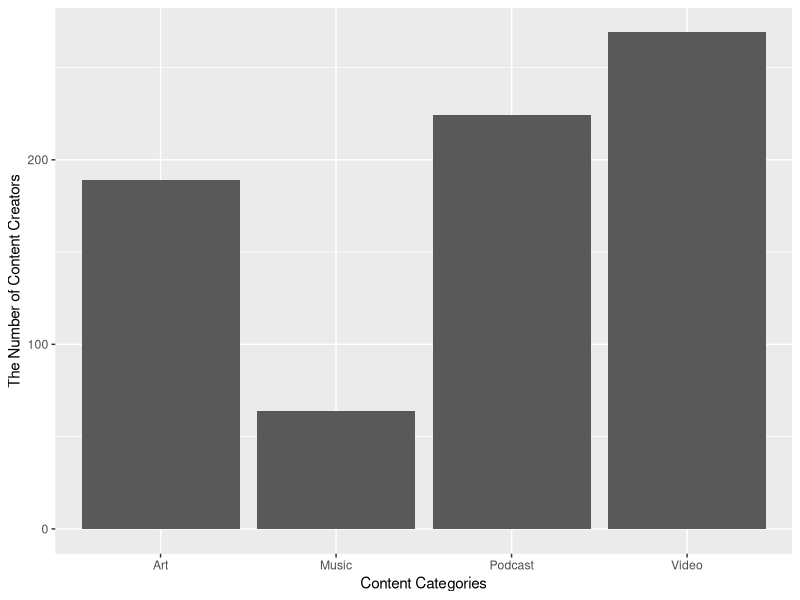
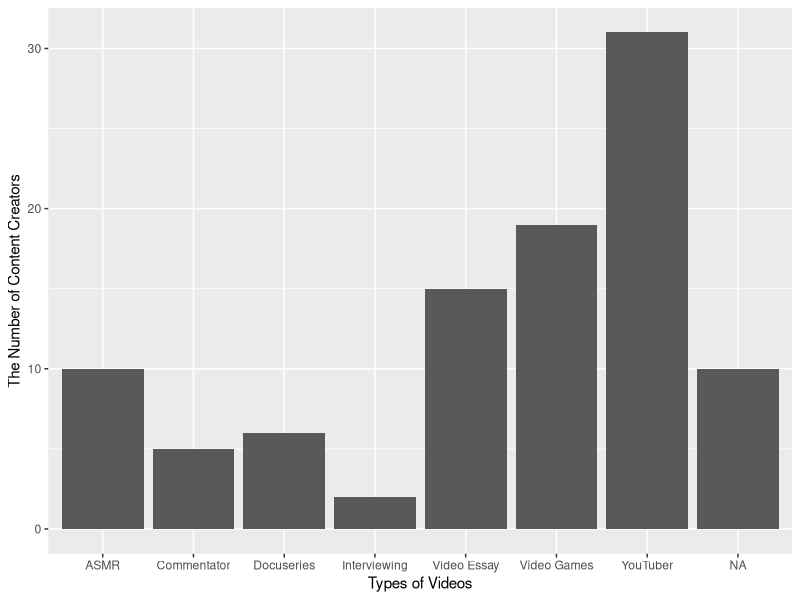

These figures' R source, in order: (Note: this script raises an error after producing the figures.)
## ---- chunk 1
library(tidyverse)
library(dplyr)
library(ggplot2)
library(lubridate)
library(stringr)
## ---- chunk 2
Final_Project_Dataset <- read_csv("../data/patreon2.csv")
## ---- chunk 3
music <- "music|house|trap|rap| R&B| classical|funk|pop|hispanic|latin|edm|rock|jazz|ukelele|guitar|piano|drum|covers|music video|Music|House| Trap| Rap| r&b| Classical| Funk| Hispanic|Classical|Funk|Pop|Hispanic|Latin|EDM|Rock|Jazz|Ukelele|Guitar|Piano|Drum|Covers|Music Video| Music Video|MUSIC" 
art <- "art|tutorials|sculpt|paint|render|3D| comic|animation|cartoons|cartoon|NSFW|18+|adult|porn|Porn|Adult|nsfw|18|Cartoon|Cartoons|Animation|CGI|cgi|Render|Tutorials|Art|3D Model|3D model"
podcasts <- "podcast|Podcast|Podcasts|podcasts|Sports|Comedy|Crime|rant|crime|comedy|video game|history|politics"
video <- "video|Video|youtube|ASMR|Vlog|youtube|video essay|gaming|video games|video gaming|reaction|skits|photography|Video|asmr|vlog|YouTube|Video essay|Video Essay|Gaming|Video gaming|Video Gaming|Documentary|documentary|Documentaries|documentaries|Commentary|commentary"
## ---- chunk 4
Final_Project_Dataset %>%
  filter(str_detect(Theme, music))
Final_Project_Dataset %>%
  filter(str_detect(Theme, art))
Final_Project_Dataset %>%
  filter(str_detect(Theme, podcasts))
Final_Project_Dataset %>%
  filter(str_detect(Theme, video))
## ---- chunk 5
Patreon_Video <- Final_Project_Dataset %>%
  filter(str_detect(Theme, video)) %>%
  mutate(Category = "Video")
Patreon_Music <- Final_Project_Dataset %>%
  filter(str_detect(Theme, music)) %>%
  mutate(Category = "Music")
Patreon_Podcast <- Final_Project_Dataset %>%
  filter(str_detect(Theme, podcasts)) %>%
  mutate(Category = "Podcast")
Patreon_Art <- Final_Project_Dataset %>%
  filter(str_detect(Theme, art)) %>%
  mutate(Category = "Art")
## ---- chunk 6
Perfected_Patreon <- bind_rows(Patreon_Art,Patreon_Music,Patreon_Podcast,Patreon_Video)
## ---- chunk 7
Perfected_Patreon %>%
  group_by(Category) %>%
  ggplot() +
  geom_bar(aes(x = Category)) + labs(Title = "The Most Popular Content Categories", x = "Content Categories", y = "The Number of Content Creators")
## ---- chunk 8
Video_Patreon <- Perfected_Patreon %>%
  filter(grepl("Video", Category))
## ---- chunk 9
YouTube <- "YouTube|youtube|reaction|Reaction"
ASMR <- "ASMR|asmr|a.s.m.r."
gaming <- "Video Games|video games|gaming|game"
documentaries <- "Documentaries|documentaries|documentary"
interviews <- "Interview|interview"
vlog <- "Vlog|vlog"
Commentary <- "Commentary|commentary"
essays <- "Video essay|video essay|Video Essay|history|History"
comedy <- "skit|Skit|Comedy|comedy|humor|Humor"
## ---- chunk 10
Video_Patreon %>%
  filter(str_detect(Theme, YouTube))
Video_Patreon %>%
  filter(str_detect(Theme, ASMR))
Video_Patreon %>%
  filter(str_detect(Theme, gaming))
Video_Patreon %>%
  filter(str_detect(Theme, documentaries))
Video_Patreon %>%
  filter(str_detect(Theme, interviews))
Video_Patreon %>%
  filter(str_detect(Theme, Commentary))
Video_Patreon %>%
  filter(str_detect(Theme, vlog))
Video_Patreon %>%
  filter(str_detect(Theme, essays))
Video_Patreon %>%
  filter(str_detect(Theme, comedy))
## ---- chunk 11
Patreon_YouTube <- Video_Patreon %>%
  filter(str_detect(Theme, YouTube)) %>%
  mutate(Subcategory = "YouTuber")
Patreon_ASMR <- Video_Patreon %>%
  filter(str_detect(Theme, ASMR)) %>%
  mutate(Subcategory = "ASMR")
Patreon_Gaming <- Video_Patreon %>%
  filter(str_detect(Theme, gaming)) %>%
  mutate(Subcategory = "Video Games")
Patreon_Documentary <- Video_Patreon %>%
  filter(str_detect(Theme, documentaries)) %>%
  mutate(Subcategory = "Docuseries")
Patreon_Interview <- Video_Patreon %>%
  filter(str_detect(Theme, interviews)) %>%
  mutate(Subcategory = "Interviewing")
Patreon_Commentator <- Video_Patreon %>%
  filter(str_detect(Theme, Commentary)) %>%
  mutate(Subcategory = "Commentator")
Patreon_Vlog <- Video_Patreon %>%
  filter(str_detect(Theme, vlog)) %>%
  mutate(Subcategory = "Vlogger")
Patreon_Essay <- Video_Patreon %>%
  filter(str_detect(Theme, essays)) %>%
  mutate(Subcategory = "Video Essay")
Patreon_Comedy <- Video_Patreon %>%
  filter(str_detect(Theme, comedy)) %>%
  mutate(subcategory = "Comedian")
## ---- chunk 12
Patreon_Video_2.0 <- bind_rows(Patreon_ASMR,Patreon_Comedy,Patreon_Commentator,Patreon_Documentary,Patreon_Essay,Patreon_Gaming,Patreon_Interview,Patreon_YouTube)
## ---- chunk 13
Patreon_Video_2.0 %>%
  group_by(Subcategory) %>%
  ggplot() +
  geom_bar(aes(x = Subcategory)) + labs(x = "Types of Videos", y = "The Number of Content Creators")
## ---- chunk 14
Perfected_Patreon %>%
  mutate(Per_Patron2.0 = str_extract(`Per patron`,"\\d+\\.*\\d+"),
         Per_Patron2.0 = as.numeric(Per_Patron2.0)) %>%
  mutate(Income_By_Thousand = str_extract(`Earnings`,"\\d+"),
         Income_By_Thousand = as.numeric(Income_By_Thousand))
  
## ---- chunk 15
Perfected_Patreon3.0 %>%
  summarise(mean = mean(`Per_Patron2.0`, na.rm = TRUE))
